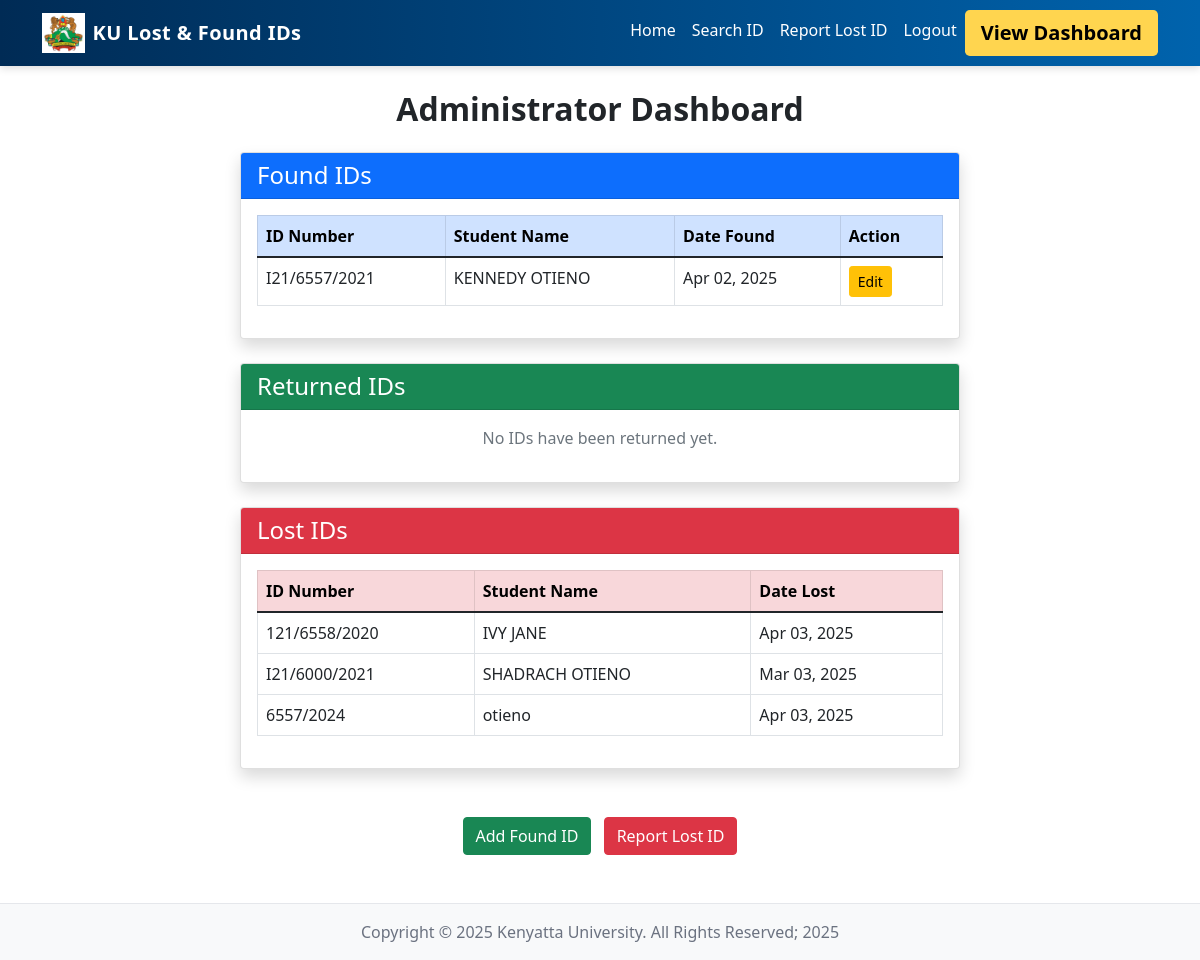
Page /dashboard/ (signed in) on the committed database.
### id_management/models.py (models this page shows, shortened)
class StudentID(models.Model):
    STATUS_CHOICES = [
        ('LOST', 'Lost'),
        ('FOUND', 'Found'),
        ('RETURNED', 'Returned'),
    ]
    id_number = models.CharField(max_length=20, unique=True, verbose_name="ID Number")
    student_name = models.CharField(max_length=100)
    course = models.CharField(max_length=100)
    reported_by = models.ForeignKey(
        settings.AUTH_USER_MODEL,
        on_delete=models.SET_NULL,
        null=True,
        blank=True
    )
    date_reported = models.DateTimeField(auto_now_add=True)
    status = models.CharField(max_length=10, choices=STATUS_CHOICES, default='FOUND')
    found_by = models.CharField(max_length=100, blank=True, null=True)
    found_date = models.DateField(blank=True, null=True)
    claimed_by = models.ForeignKey(
        settings.AUTH_USER_MODEL,
        on_delete=models.SET_NULL,
        null=True,
        blank=True,
        related_name='claimed_ids'
    )
    date_claimed = models.DateTimeField(null=True, blank=True)
    lost_date = models.DateField(blank=True, null=True)
    verification_code = models.CharField(max_length=6, blank=True, null=True)

### id_management/views.py (the view)
# urls.py: path('dashboard/', views.admin_dashboard, name='admin-dashboard'),
@login_required
@user_passes_test(lambda u: u.user_type in [2, 3])  # Only staff and admin
def admin_dashboard(request):
    found_ids = StudentID.objects.filter(status='FOUND').order_by('-date_reported')
    returned_ids = StudentID.objects.filter(status='RETURNED').order_by('-date_claimed')
    lost_ids = StudentID.objects.filter(status='LOST')
    return render(request, 'admin_dashboard.html', {
        'found_ids': found_ids,
        'returned_ids': returned_ids,
        'lost_ids': lost_ids
    })

### id_management/templates/admin_dashboard.html (shortened to what this page needs)
{% extends 'base.html' %}
{% block content %}
<div class="container">
    <h2 class="mb-4 text-center fw-bold">Administrator Dashboard</h2>
    <div class="row justify-content-center">
        <div class="col-lg-8 col-md-10">
            <div class="card shadow mb-4">
                <div class="card-header bg-primary text-white">
                    <h4 class="mb-0"> Found IDs</h4>
                </div>
                <div class="card-body">
                    {% if found_ids %}
                    <div class="table-responsive">
                        <table class="table table-bordered table-hover">
                            <thead class="table-primary">
                                <tr>
                                    <th>ID Number</th>
                                    <th>Student Name</th>
                                    <th>Date Found</th>
                                    <th>Action</th>
                                </tr>
                            </thead>
                            <tbody>
                                {% for id in found_ids %}
                                <tr>
                                    <td>{{ id.id_number }}</td>
                                    <td>{{ id.student_name }}</td>
                                    <td>{{ id.found_date|date:"M d, Y" }}</td>
                                    <td>
                                        <a href="{% url 'admin:id_management_studentid_change' id.pk %}" class="btn btn-warning btn-sm">
                                             Edit
                                        </a>
                                    </td>
                                </tr>
                                {% endfor %}
                            </tbody>
                        </table>
                    </div>
                    {% else %}
                    <p class="text-center text-muted">No found IDs in the system.</p>
                    {% endif %}
                </div>
            </div>
        </div>
    </div>
    <div class="row justify-content-center">
        <div class="col-lg-8 col-md-10">
            <div class="card shadow mb-4">
                <div class="card-header bg-success text-white">
                    <h4 class="mb-0"> Returned IDs</h4>
                </div>
                <div class="card-body">
                    {% if returned_ids %}
                    <div class="table-responsive">
                        <table class="table table-bordered table-hover">
                            <thead class="table-success">
                                <tr>
                                    <th>ID Number</th>
                                    <th>Student Name</th>
                                    <th>Date Returned</th>
                                </tr>
                            </thead>
                            <tbody>
                                {% for id in returned_ids %}
                                <tr>
                                    <td>{{ id.id_number }}</td>
                                    <td>{{ id.student_name }}</td>
                                    <td>{{ id.date_claimed|date:"M d, Y" }}</td>
                                </tr>
                                {% endfor %}
                            </tbody>
                        </table>
                    </div>
                    {% else %}
                    <p class="text-center text-muted">No IDs have been returned yet.</p>
                    {% endif %}
                </div>
            </div>
        </div>
    </div>
    <div class="row justify-content-center">
        <div class="col-lg-8 col-md-10">
            <div class="card shadow mb-4">
                <div class="card-header bg-danger text-white">
                    <h4 class="mb-0"> Lost IDs</h4>
                </div>
                <div class="card-body">
                    {% if lost_ids %}
                    <div class="table-responsive">
                        <table class="table table-bordered table-hover">
                            <thead class="table-danger">
                                <tr>
                                    <th>ID Number</th>
                                    <th>Student Name</th>
                                    <th>Date Lost</th>
                                </tr>
                            </thead>
                            <tbody>
                                {% for id in lost_ids %}
                                <tr>
                                    <td>{{ id.id_number }}</td>
                                    <td>{{ id.student_name }}</td>
                                    <td>{{ id.lost_date|date:"M d, Y" }}</td>
                                </tr>
                                {% endfor %}
                            </tbody>
                        </table>
                    </div>
                    {% else %}
                    <p class="text-center text-muted">No lost IDs reported.</p>
                    {% endif %}
                </div>
            </div>
        </div>
    </div>
    <div class="text-center mt-4">
        <a href="{% url 'add-id' %}" class="btn btn-success me-2">
             Add Found ID
        </a>
        <a href="{% url 'report-lost-id' %}" class="btn btn-danger">
             Report Lost ID
        </a>
    </div>
</div>
{% endblock %}

### id_management/templates/base.html (shortened to what this page needs)
{% load static %}
{% load crispy_forms_tags %}
<!DOCTYPE html>
<html lang="en">
<head>
    <link rel="stylesheet" href="{% static 'css/base.css' %}">
    <link href="https://cdn.jsdelivr.net/npm/bootstrap@5.1.3/dist/css/bootstrap.min.css" rel="stylesheet">
</head>
<body>
    <nav class="navbar navbar-expand-lg navbar-dark bg-primary">
        <div class="container">
            <a class="navbar-brand d-flex align-items-center" href="{% url 'home' %}">
                <img src="{% static 'images/ku-logo.png' %}" alt="KU Logo" class="me-2" style="height: 40px;">
                <span>KU Lost & Found IDs</span>
            </a>
            <div class="collapse navbar-collapse" id="navbarNav">
                <ul class="navbar-nav ms-auto">
                    <li class="nav-item">
                        <a class="nav-link" href="{% url 'home' %}">Home</a>
                    </li>
                    {% if user.is_authenticated %}
                        <li class="nav-item">
                            <a class="nav-link" href="{% url 'search-id' %}">Search ID</a>
                        </li>
                        <li class="nav-item">
                            <a class="nav-link" href="{% url 'report-lost-id' %}">Report Lost ID</a>
                        </li>
                        <li class="nav-item">
                            <a class="nav-link" href="{% url 'logout' %}">Logout</a>
                        </li>
                        <li class= "nav-item">
                            <a href="{% url 'admin-dashboard' %}" class="btn btn-info btn-lg">View Dashboard</a>
                        </li>
                    {% else %}
                        <li class="nav-item">
                            <a class="nav-link" href="{% url 'login' %}">Login</a>
                        </li>
                    {% endif %}
                </ul>
            </div>
        </div>
    </nav>
    <div class="container mt-4">
        {% block content %}{% endblock %}
    </div>
    <footer class="mt-5 py-3 bg-light">
        <div class="container text-center">
            <p class="mb-0">Copyright © 2025 Kenyatta University. All Rights Reserved; {% now "Y" %}</p>
        </div>
    </footer>
</body>
</html>

### id_management/static/css/base.css (style rules this page uses)
:root { --ku-dark: #002b55; --ku-mid: #0063ad; --ku-accent: #ffd54f; --ku-bg: #fafbfc; }
*, *::before, *::after { box-sizing: border-box; }
body { font-family: 'Inter', sans-serif; background: var(--ku-bg); color: #333; min-height: 100vh; display: flex; flex-direction: column; }
.navbar { background: linear-gradient(90deg, var(--ku-dark), var(--ku-mid)); box-shadow: 0 2px 8px rgba(0, 0, 0, 0.15); }
.navbar-brand span { font-weight: 600; letter-spacing: 0.4px; }
.nav-link { color: #fff !important; transition: color 0.25s; }
.navbar .btn-info { background: var(--ku-accent); border: none; color: #000; font-weight: 600; }
.card { border: none; border-radius: 1rem; box-shadow: 0 4px 14px rgba(0, 0, 0, 0.05); transition: transform 0.3s cubic-bezier(.2,.8,.2,1), box-shadow 0.3s cubic-bezier(.2,.8,.2,1); }
.btn-primary, .btn-info { transition: transform 0.2s, box-shadow 0.2s; }
footer { margin-top: auto; background: #fff; border-top: 1px solid #e5e7eb; }
footer p { color: #6b7280; }
.fade-in { animation: fadeIn 0.6s ease-out both; }

### rows in the picture
StudentID: id_number "I21/6557/2021", student_name "KENNEDY OTIENO", found_date "Apr 02, 2025"
StudentID: id_number "121/6558/2020", student_name "IVY JANE", lost_date "Apr 03, 2025"
StudentID: id_number "I21/6000/2021", student_name "SHADRACH OTIENO", lost_date "Mar 03, 2025"
StudentID: id_number "6557/2024", student_name "otieno", lost_date "Apr 03, 2025"
